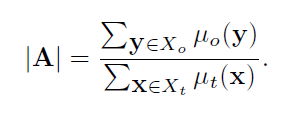
#> input picture opCv03/03_pr_formula.png, 297 x 116 px
$ python 2_feladat.py
#> lines starting #> are read from the running program, lines starting #| are printed output that depends on the picture
import cv2
import numpy as np

img = cv2.imread('03_pr_formula.png', cv2.IMREAD_COLOR)
#> img is the input picture: shape (116, 297, 3); mean B, G, R 245.6, 245.5, 245.4
img_height = img.shape[0]
#> img_height = 116
img_width = img.shape[1]
#> img_width = 297

canvas = np.ndarray((img_height, img_width, 3), dtype=np.uint8)
canvas.fill(0)
#> canvas: shape (116, 297, 3); every value is 0

for i in range(len(img)):
  if 0 in img[i]:
        canvas[i] = img[i]
#> this loop made 116 passes
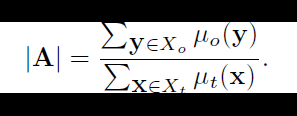
#> canvas: shape (116, 297, 3); mean of channels 0, 1, 2 146.8, 146.6, 146.5; drawn as B, G, R

cv2.imshow('canvas', canvas)
cv2.waitKey(0)
